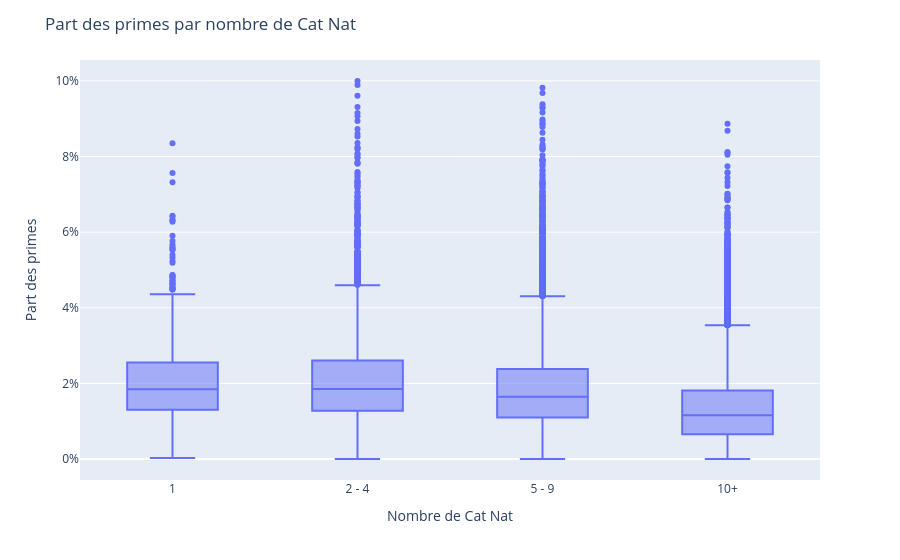

The code cell stored with this chart in its notebook:
### Code cell
fig = px.box(
    budget_tot.loc[(budget_tot["part_prime"] < 0.1) & (budget_tot["part_prime"] > 0)],
    x="catnat_group",
    y="part_prime",
    category_orders={"catnat_group": sort3},
    labels={"catnat_group": "Nombre de Cat Nat", "part_prime": "Part des primes"},
)

fig.update_layout(yaxis_tickformat=".0%", title="Part des primes par nombre de Cat Nat")

fig.show()

### Figure 1 — Plotly figure (JSON) as saved in the notebook; plotly's stock layout.template omitted (floating-point values rounded to 4 significant figures; data arrays with more than 128 entries replaced by an {"elided": "..."} marker saying what was removed)
{"data": [{"alignmentgroup": "True", "hovertemplate": "Nombre de Cat Nat=%{x}<br>Part des primes=%{y}<extra></extra>", "legendgroup": "", "marker": {"color": "#636efa"}, "name": "", "notched": false, "offsetgroup": "", "orientation": "v", "showlegend": false, "type": "box", "x": {"elided": "73248 str values"}, "x0": " ", "xaxis": "x", "y": {"elided": "73248 float values"}, "y0": " ", "yaxis": "y"}], "layout": {"boxmode": "group", "legend": {"tracegroupgap": 0}, "margin": {"t": 60}, "title": {"text": "Part des primes par nombre de Cat Nat"}, "xaxis": {"anchor": "y", "categoryarray": ["Aucune", "1", "2 - 4", "5 - 9", "10+"], "categoryorder": "array", "domain": [0, 1], "title": {"text": "Nombre de Cat Nat"}}, "yaxis": {"anchor": "x", "domain": [0, 1], "tickformat": ".0%", "title": {"text": "Part des primes"}}}}
